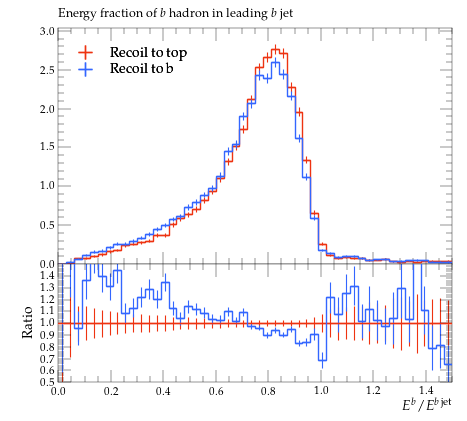

Write the Python code that produced this figure.
#! /usr/bin/env python

# This Python script was auto-generated using YODA v2.0.2.
# Analysis object: /MC_HFJETS/efracB
# Timestamp: 30-07-2026 (13:09:51)

import matplotlib as mpl
import matplotlib.pyplot as plt
mpl.use('Agg') # comment out for interactive use
import os
import numpy as np

plotDir = os.path.split(os.path.realpath(__file__))[0]
if 'YODA_USER_PLOT_PATH' in globals():
    plot_outdir = globals()['YODA_USER_PLOT_PATH']
else:
    plot_outdir = plotDir

#plot style
plt.style.use(os.path.join(plotDir, '../default.mplstyle'))
# plot metadata
figW, figH = plt.rcParams['figure.figsize']
ax_xLabel = r'$E^b / E^{b\,\mathrm{jet}}$'
ax_yLabel = r''
ax_title  = r'Energy fraction of $b$ hadron in leading $b$ jet'
ax_xScale = 'linear'
ax_yScale = 'linear'
xLims = (0.0, 1.5)
yLims = (0.0, 3.038189)

# TeX-friendly labels for the legend
labels = {
    'legend' : ([ r"Recoil to top", r"Recoil to b" ], r""),
}

# Adjust canvas width and height
canvasW = 10.0
canvasH = 9.0
figW *= canvasW/10.
figH *= canvasH/9.

# Create figure and axis objects
fig, (ax, ratio0_ax) = plt.subplots(2, 1, sharex=True,
                  figsize=(figW,figH), gridspec_kw={'height_ratios': (6.0, 3.0)})

# Set figure margins
plt.subplots_adjust(
    left   = 1.0 * plt.rcParams['figure.subplot.left'],
    right  = 1.0 * plt.rcParams['figure.subplot.right'],
    top    = 1.0 * plt.rcParams['figure.subplot.top'],
    bottom = 1.0 * plt.rcParams['figure.subplot.bottom'])

ratio0_ax.yaxis.set_major_locator(mpl.ticker.MultipleLocator(0.1))
ratio0_ax.set_ylim(0.5, 1.4999)
ratio0_ax.set_ylabel('Ratio')

# the numerical data is stored in a separate file
dataf = dict()
prefix = os.path.split(__file__)[0]
if prefix:    prefix = prefix + '/'
exec(open(prefix+'efracB__data.py').read(), dataf)


legend_handles = dict() # keep track of handles for the legend

# style options for curves
# starts at zorder>=5 to draw curve on top of legend
styles = {
  'recoil_t': {
    'color' : '#EE3311',
    'linestyle' : '-',
    'linewidth' : 1,
    'marker' : 'none',
    'markersize' : 2,
    'capsize' : 0.0,
    'zorder' : 5,
    'histstyle' : 1,
    'drawstyle' : 'steps-pre',
    'xerrorbars' : 1,
    'yerrorbars' : 1,
    'fillcolor' : None,
    'fillopacity' : 1.0,
    'ratio0_linestyle' : '-',
    'ratio0_linewidth' : 1,
    'ratio0_marker' : 'none',
    'ratio0_markersize' : 2,
    'ratio0_capsize' : 0.0,
    'ratio0_zorder' : 5,
    'ratio0_histstyle' : 1,
    'ratio0_drawstyle' : 'steps-pre',
    'ratio0_xerrorbars' : 1,
    'ratio0_yerrorbars' : 1,
  },
  'recoil_b': {
    'color' : '#3366FF',
    'linestyle' : '-',
    'linewidth' : 1,
    'marker' : 'none',
    'markersize' : 2,
    'capsize' : 0.0,
    'zorder' : 6,
    'histstyle' : 1,
    'drawstyle' : 'steps-pre',
    'xerrorbars' : 1,
    'yerrorbars' : 1,
    'fillcolor' : None,
    'fillopacity' : 1.0,
    'ratio0_linestyle' : '-',
    'ratio0_linewidth' : 1,
    'ratio0_marker' : 'none',
    'ratio0_markersize' : 2,
    'ratio0_capsize' : 0.0,
    'ratio0_zorder' : 6,
    'ratio0_histstyle' : 1,
    'ratio0_drawstyle' : 'steps-pre',
    'ratio0_xerrorbars' : 1,
    'ratio0_yerrorbars' : 1,
  },
}

# curve from input yoda files in main panel
for label, yvals in dataf['yvals'].items():
    if all(np.isnan(v) for v in dataf['yvals'][label]):
        continue
    tmp = None
    if styles[label]['histstyle']: # draw as histogram
        xpos = dataf['xedges'][label] if styles[label]['drawstyle'] else dataf['xpoints'][label]
        ypos = np.insert(yvals, 0, yvals[0]) if styles[label]['drawstyle'] else yvals
        if styles[label]['fillcolor']: # fill area below curve
            ax.fill_between(xpos, ypos, step='pre',
                            color=styles[label]['fillcolor'],
                            alpha=styles[label]['fillopacity'])
        tmp, = ax.plot(xpos, ypos,
                       color=styles[label]['color'],
                       linestyle=styles[label]['linestyle'],
                       linewidth=styles[label]['linewidth'],
                       drawstyle=styles[label]['drawstyle'], solid_joinstyle='miter',
                       zorder=styles[label]['zorder'], label=label)
    tmp = ax.errorbar(dataf['xpoints'][label], yvals,
                      xerr=np.array(dataf['xerrs'][label])*styles[label]['xerrorbars'],
                      yerr=np.array(dataf['yerrs'][label])*styles[label]['yerrorbars'],
                      fmt=styles[label]['marker'], capsize=styles[label]['capsize'],
                      markersize=styles[label]['markersize'],
                      ecolor=styles[label]['color'],
                      color=styles[label]['color'], zorder=styles[label]['zorder'])
    tmp[-1][0].set_linestyle(styles[label]['linestyle'])
    tmp[-1][0].set_linewidth(styles[label]['linewidth'])
    if label in dataf['add_legend_handle']:  legend_handles[label] = tmp
    for varLabel in dataf['variation_yvals'].keys():
        if varLabel.startswith(label):
            tmp, = ax.plot(dataf['xedges'][label], dataf['variation_yvals'][varLabel],
                           color=styles[label]['color'],
                           linestyle=styles[label]['linestyle'],
                           linewidth=styles[label]['linewidth'],
                           drawstyle='steps-pre', solid_joinstyle='miter',
                           zorder=styles[label]['zorder'], alpha=0.5)


# plots on ratio panel
# curve from input yoda files in ratio panel
for label, yvals in dataf['ratio0_yvals'].items():
    if all(np.isnan(v) for v in yvals):
        continue
    if styles[label]['ratio0_histstyle']: # plot as histogram
        xpos = dataf['xedges']['recoil_t'] if styles[label]['ratio0_drawstyle'] else dataf['xpoints']['recoil_t']
        ypos = np.insert(yvals, 0, yvals[0]) if styles[label]['ratio0_drawstyle'] else yvals
        ratio0_ax.plot(xpos, ypos,
                       color=styles[label]['color'],
                       linewidth=styles[label]['linewidth'],
                       linestyle=styles[label]['ratio0_linestyle'],
                       drawstyle=styles[label]['ratio0_drawstyle'], zorder=styles[label]['zorder'],
                       solid_joinstyle='miter')
    tmp = ratio0_ax.errorbar(dataf['xpoints']['recoil_t'], yvals,
                             xerr=np.array(dataf['ref_xerrs'])*styles[label]['ratio0_xerrorbars'],
                             yerr=np.array(dataf['ratio0_yerrs'][label])*styles[label]['ratio0_yerrorbars'],
                             fmt=styles[label]['ratio0_marker'], capsize=styles[label]['ratio0_capsize'],
                             markersize=styles[label]['ratio0_markersize'],
                             ecolor=styles[label]['color'],
                             color=styles[label]['color'])
    tmp[-1][0].set_linestyle(styles[label]['ratio0_linestyle'])
    tmp[-1][0].set_linewidth(styles[label]['ratio0_linewidth'])

    for varlabel in dataf['ratio0_variation_vals'].keys():
        if varlabel.startswith(label):
            ratio0_ax.plot(dataf['xedges']['recoil_t'],
                            dataf['ratio0_variation_vals'][varlabel],
                            color=styles[label]['color'],
                            linestyle=styles[label]['linestyle'],
                            linewidth=styles[label]['linewidth'],
                            drawstyle='steps-pre', solid_joinstyle='miter',
                            zorder=1, alpha=0.5)

legend_items = list(legend_handles.values())
ax.add_artist(ax.legend(legend_items,
                        labels['legend'][0],
                        title=labels['legend'][1],
                        alignment='left',
                        loc='upper left',
                        bbox_to_anchor=(0.0, 0.97)))

# set plot metadata as defined above
ratio0_ax.set_xlabel(ax_xLabel)
ratio0_ax.xaxis.set_label_coords(1., -0.15)
ax.set_ylabel(ax_yLabel, ha='right', va='top')
ax.yaxis.set_label_coords(-0.11, 1.0)
ax.set_title(ax_title, loc='left')
ax.set_xscale(ax_xScale)
ax.set_yscale(ax_yScale)
ax.set_xlim(xLims)
ax.set_ylim(yLims)

# tick formatting
plt.rcParams['xtick.top'] = True
plt.rcParams['ytick.right'] = True
fig.align_ylabels((ax, ratio0_ax))
plt.savefig(os.path.join(plot_outdir, 'efracB.pdf'), format='PDF')
plt.savefig(os.path.join(plot_outdir, 'efracB.png'), format='PNG')

plt.close(fig)
